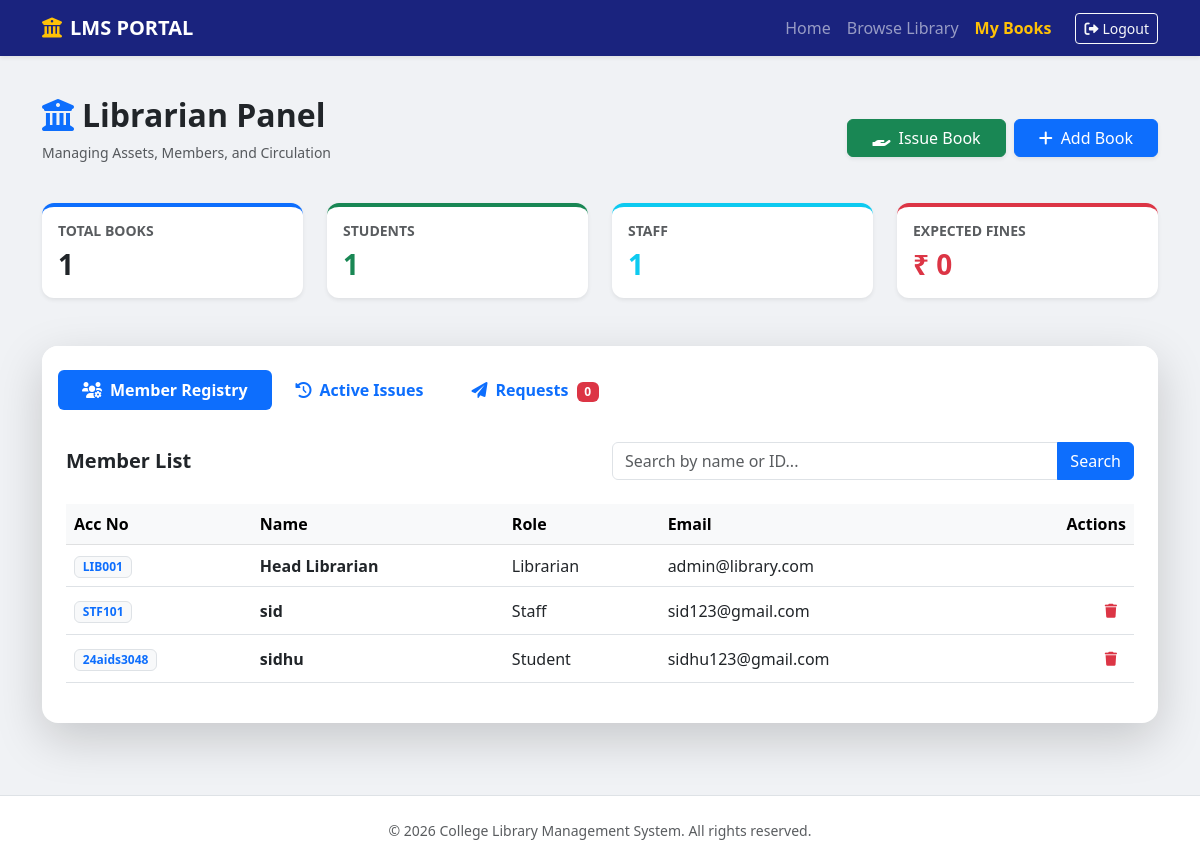
The app's page /admin_dashboard (signed in) with its own data.
### controller/models.py (models this page shows)
class User(db.Model, UserMixin):
    id = db.Column(db.Integer, primary_key=True)
    account_no = db.Column(db.String(20), unique=True, nullable=False)
    name = db.Column(db.String(100), nullable=False)
    email = db.Column(db.String(120), unique=True, nullable=False)
    password = db.Column(db.String(200), nullable=False)
    role = db.Column(db.String(20), nullable=False)

### app.py (the view)
@app.route('/admin_dashboard')
@login_required
def admin_dashboard():
    search_query = request.args.get('search_user', '')
    if search_query:
        users = User.query.filter(User.name.contains(search_query) | User.account_no.contains(search_query)).all()
    else:
        users = User.query.all()
    pending_requests = BookRequest.query.filter_by(status='Pending').all()
    transactions = Transaction.query.filter_by(return_date=None).all()
    current_time = datetime.utcnow()
    live_fines = 0
    for txn in transactions:
        if current_time > txn.due_date:
            days_overdue = (current_time - txn.due_date).days
            live_fines += (days_overdue * 5)  # ₹5 per day
    stats = {
        'total_books': Book.query.count(),
        'total_students': User.query.filter_by(role='student').count(),
        'total_staff': User.query.filter_by(role='staff').count(),
        'total_fines': live_fines # Now reflects the live calculation
    }
    return render_template('admin_dashboard.html',
                           users=users,
                           pending_requests=pending_requests,
                           transactions=transactions,
                           search_query=search_query,
                           stats=stats,
                           now=current_time)

### app.py (called while the page is built)
@login_manager.user_loader
def load_user(user_id):
    return db.session.get(User, int(user_id))

### templates/admin_dashboard.html (shortened to what this page needs)
{% extends "base.html" %}
{% block content %}
<div class="container py-4">
    <div class="d-flex justify-content-between align-items-center mb-4">
        <div>
            <h2 class="fw-bold text-dark">
                <i class="fas fa-university me-2 text-primary"></i>Librarian Panel
            </h2>
            <p class="text-muted small">Managing Assets, Members, and Circulation</p>
        </div>
        <div class="d-flex gap-2">
            <button class="btn btn-success shadow-sm px-4" data-bs-toggle="modal" data-bs-target="#issueBookModal">
                <i class="fas fa-hand-holding me-2"></i>Issue Book
            </button>
            <button class="btn btn-primary shadow-sm px-4" data-bs-toggle="modal" data-bs-target="#addBookModal">
                <i class="fas fa-plus me-2"></i>Add Book
            </button>
        </div>
    </div>
    <div class="row g-4 mb-5">
        <div class="col-md-3">
            <div class="card border-0 shadow-sm p-3 bg-white h-100 border-top border-primary border-4">
                <h6 class="text-muted small fw-bold text-uppercase">Total Books</h6>
                <h3 class="fw-bold mb-0">{{ stats.total_books }}</h3>
            </div>
        </div>
        <div class="col-md-3">
            <div class="card border-0 shadow-sm p-3 bg-white h-100 border-top border-success border-4">
                <h6 class="text-muted small fw-bold text-uppercase">Students</h6>
                <h3 class="fw-bold mb-0 text-success">{{ stats.total_students }}</h3>
            </div>
        </div>
        <div class="col-md-3">
            <div class="card border-0 shadow-sm p-3 bg-white h-100 border-top border-info border-4">
                <h6 class="text-muted small fw-bold text-uppercase">Staff</h6>
                <h3 class="fw-bold mb-0 text-info">{{ stats.total_staff }}</h3>
            </div>
        </div>
        <div class="col-md-3">
            <div class="card border-0 shadow-sm p-3 bg-white h-100 border-top border-danger border-4">
                <h6 class="text-muted small fw-bold text-uppercase">Expected Fines</h6>
                <h3 class="fw-bold mb-0 text-danger">₹ {{ stats.total_fines }}</h3>
            </div>
        </div>
    </div>
    <div class="card border-0 shadow-lg rounded-4 overflow-hidden">
        <div class="card-header bg-white border-0 pt-4 px-4">
            <ul class="nav nav-pills card-header-pills" id="pills-tab" role="tablist">
                <li class="nav-item">
                    <button class="nav-link active px-4 fw-bold" data-bs-toggle="pill" data-bs-target="#pills-users" type="button">
                        <i class="fas fa-users-cog me-2"></i>Member Registry
                    </button>
                </li>
                <li class="nav-item">
                    <button class="nav-link px-4 fw-bold" data-bs-toggle="pill" data-bs-target="#pills-issues" type="button">
                        <i class="fas fa-history me-2"></i>Active Issues
                    </button>
                </li>
                <li class="nav-item">
                    <button class="nav-link px-4 fw-bold" data-bs-toggle="pill" data-bs-target="#pills-requests" type="button">
                        <i class="fas fa-paper-plane me-2"></i>Requests
                        <span class="badge bg-danger ms-1">{{ pending_requests|length }}</span>
                    </button>
                </li>
            </ul>
        </div>
        <div class="card-body p-0">
            <div class="tab-content" id="pills-tabContent">
                <div class="tab-pane fade show active p-4" id="pills-users">
                    <div class="row mb-4 align-items-center">
                        <div class="col-md-6">
                            <h5 class="fw-bold mb-0">Member List</h5>
                        </div>
                        <div class="col-md-6">
                            <form action="{{ url_for('admin_dashboard') }}" method="GET" class="input-group">
                                <input type="text" name="search_user" class="form-control" placeholder="Search by name or ID..." value="{{ search_query }}">
                                <button type="submit" class="btn btn-primary">Search</button>
                            </form>
                        </div>
                    </div>
                    <div class="table-responsive">
                        <table class="table table-hover align-middle">
                            <thead class="table-light">
                                <tr><th>Acc No</th><th>Name</th><th>Role</th><th>Email</th><th class="text-end">Actions</th></tr>
                            </thead>
                            <tbody>
                                {% for user in users %}
                                <tr>
                                    <td><span class="badge bg-light text-primary border">{{ user.account_no }}</span></td>
                                    <td class="fw-bold">{{ user.name }}</td>
                                    <td>{{ user.role | title }}</td>
                                    <td>{{ user.email }}</td>
                                    <td class="text-end">
                                        {% if user.role != 'librarian' %}
                                        <form action="{{ url_for('delete_user', user_id=user.id) }}" method="POST" onsubmit="return confirm('Delete this member?');">
                                            <button type="submit" class="btn btn-sm text-danger"><i class="fas fa-trash"></i></button>
                                        </form>
                                        {% endif %}
                                    </td>
                                </tr>
                                {% endfor %}
                            </tbody>
                        </table>
                    </div>
                </div>
            </div> </div> </div> </div>
{% endblock %}

### static/style.css (style rules this page uses)
:root { --college-blue: #1a237e; --accent-gold: #fbc02d; }
body { background-color: #f0f2f5; color: #333; }
.card { border: none; border-radius: 12px; transition: all 0.3s ease; }

### records on screen
User: account_no "LIB001", name "Head Librarian", role "Librarian", email "admin@library.com"
User: account_no "STF101", name "sid", role "Staff", email "sid123@gmail.com"
User: account_no "24aids3048", name "sidhu", role "Student", email "sidhu123@gmail.com"

### other values on screen
{{ stats.total_books }} "1"
{{ stats.total_students }} "1"
{{ stats.total_staff }} "1"
{{ stats.total_fines }} "0"
{{ pending_requests|length }} "0"
